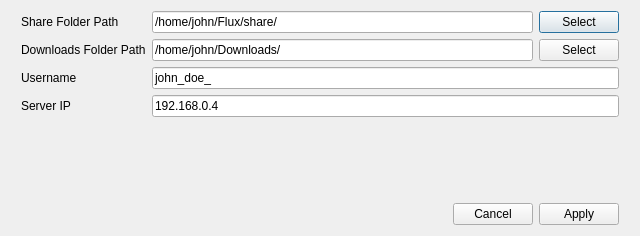
<?xml version="1.0" encoding="UTF-8"?>
<ui version="4.0">
 <class>Dialog</class>
 <widget class="QDialog" name="Dialog">
  <property name="geometry">
   <rect>
    <x>0</x>
    <y>0</y>
    <width>640</width>
    <height>236</height>
   </rect>
  </property>
  <property name="windowTitle">
   <string>Settings</string>
  </property>
  <layout class="QVBoxLayout" name="verticalLayout_2">
   <item>
    <layout class="QVBoxLayout" name="verticalLayout">
     <property name="leftMargin">
      <number>10</number>
     </property>
     <property name="rightMargin">
      <number>10</number>
     </property>
     <item>
      <layout class="QFormLayout" name="formLayout">
       <item row="0" column="0">
        <widget class="QLabel" name="label">
         <property name="text">
          <string>Share Folder Path</string>
         </property>
         <property name="margin">
          <number>10</number>
         </property>
        </widget>
       </item>
       <item row="0" column="1">
        <layout class="QHBoxLayout" name="horizontalLayout">
         <item>
          <widget class="QLineEdit" name="lineEdit">
           <property name="text">
            <string>/home/john/Flux/share/</string>
           </property>
          </widget>
         </item>
         <item>
          <widget class="QPushButton" name="pushButton">
           <property name="text">
            <string>Select</string>
           </property>
          </widget>
         </item>
        </layout>
       </item>
       <item row="1" column="0">
        <widget class="QLabel" name="label_2">
         <property name="text">
          <string>Downloads Folder Path</string>
         </property>
         <property name="margin">
          <number>10</number>
         </property>
        </widget>
       </item>
       <item row="1" column="1">
        <layout class="QHBoxLayout" name="horizontalLayout_2">
         <item>
          <widget class="QLineEdit" name="lineEdit_2">
           <property name="text">
            <string>/home/john/Downloads/</string>
           </property>
          </widget>
         </item>
         <item>
          <widget class="QPushButton" name="pushButton_2">
           <property name="text">
            <string>Select</string>
           </property>
          </widget>
         </item>
        </layout>
       </item>
       <item row="2" column="0">
        <widget class="QLabel" name="label_3">
         <property name="text">
          <string>Username</string>
         </property>
         <property name="margin">
          <number>10</number>
         </property>
        </widget>
       </item>
       <item row="2" column="1">
        <widget class="QLineEdit" name="lineEdit_3">
         <property name="text">
          <string>john_doe_</string>
         </property>
        </widget>
       </item>
       <item row="3" column="1">
        <widget class="QLineEdit" name="lineEdit_4">
         <property name="text">
          <string>192.168.0.4</string>
         </property>
        </widget>
       </item>
       <item row="3" column="0">
        <widget class="QLabel" name="label_4">
         <property name="text">
          <string>Server IP</string>
         </property>
         <property name="margin">
          <number>10</number>
         </property>
        </widget>
       </item>
      </layout>
     </item>
     <item>
      <layout class="QHBoxLayout" name="horizontalLayout_3">
       <item>
        <spacer name="horizontalSpacer">
         <property name="orientation">
          <enum>Qt::Horizontal</enum>
         </property>
         <property name="sizeHint" stdset="0">
          <size>
           <width>40</width>
           <height>20</height>
          </size>
         </property>
        </spacer>
       </item>
       <item>
        <widget class="QPushButton" name="pushButton_4">
         <property name="text">
          <string>Cancel</string>
         </property>
        </widget>
       </item>
       <item>
        <widget class="QPushButton" name="pushButton_3">
         <property name="text">
          <string>Apply</string>
         </property>
        </widget>
       </item>
      </layout>
     </item>
    </layout>
   </item>
  </layout>
 </widget>
 <resources/>
 <connections/>
</ui>
